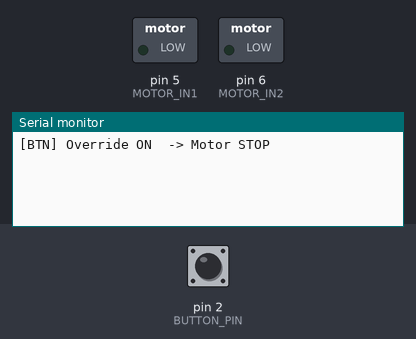
The program below on a simulated Arduino Uno, built with avr-gcc and run on an emulated ATmega328P. Shown: switched loads named in the program (green lamp = pin HIGH), the last lines printed to the serial monitor. The test bench sets the inputs (shaded band); at power-on: pin 2 (BUTTON_PIN) HIGH.

Above: at 0.8 s.
0.9 s: pin 2 (BUTTON_PIN) pulled LOW for 0.15 s
At 1.0 s:
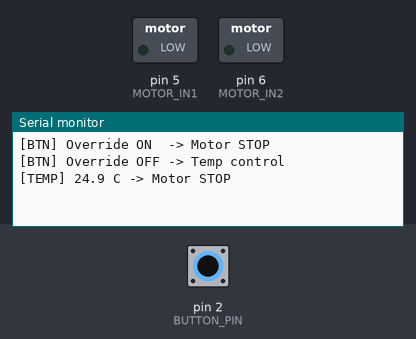
At 2.6 s:
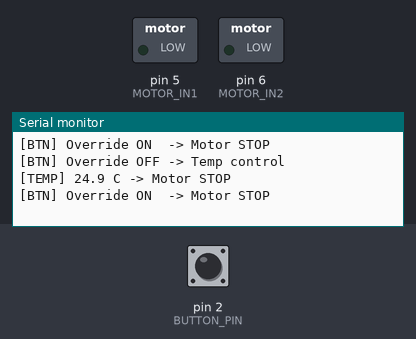

Measured:
- after the input at 0.9 s, the serial monitor: prints a new line at once (image 1)

The program:

main.cpp
```cpp
#include <Arduino.h>
#include <Arduino_FreeRTOS.h>
#include <queue.h>
#include <semphr.h>

// ── Pin definitions ──────────────────────────────────────────────────────────
#define LM35_PIN      A0
#define MOTOR_IN1     5
#define MOTOR_IN2     6
#define BUTTON_PIN    2

// ── Threshold ────────────────────────────────────────────────────────────────
#define TEMP_THRESHOLD 25.0f   // °C

// ── Motor states ─────────────────────────────────────────────────────────────
typedef enum { MOTOR_STOP = 0, MOTOR_FORWARD } MotorState;

// ── RTOS handles ─────────────────────────────────────────────────────────────
static QueueHandle_t    xMotorQueue;   // passes MotorState from tasks to motor task
static SemaphoreHandle_t xUartMutex;  // protects Serial output

// ── Helper: drive motor pins ─────────────────────────────────────────────────
static void driveMotor(MotorState state)
{
    if (state == MOTOR_FORWARD) {
        digitalWrite(MOTOR_IN1, HIGH);
        digitalWrite(MOTOR_IN2, LOW);
    } else {
        digitalWrite(MOTOR_IN1, LOW);
        digitalWrite(MOTOR_IN2, LOW);
    }
}

// ── Helper: thread-safe UART print ───────────────────────────────────────────
static void uartPrint(const char *msg)
{
    xSemaphoreTake(xUartMutex, portMAX_DELAY);
    Serial.print(msg);
    xSemaphoreGive(xUartMutex);
}

// ── Task 1: Button (HIGH priority) ───────────────────────────────────────────
// Button open  (HIGH) → override: force MOTOR_STOP
// Button closed (LOW) → release override: return control to temperature task
void vButtonTask(void *pvParameters)
{
    MotorState state;
    bool lastOverride = false;

    for (;;)
    {
        bool buttonOpen = (digitalRead(BUTTON_PIN) == HIGH); // pullup: open=HIGH

        if (buttonOpen && !lastOverride) {
            // Transition to override
            state = MOTOR_STOP;
            xQueueOverwrite(xMotorQueue, &state);   // overwrite any pending state
            uartPrint("[BTN] Override ON  -> Motor STOP\r\n");
            lastOverride = true;

        } else if (!buttonOpen && lastOverride) {
            // Transition back to temp control — temp task will write next state
            uartPrint("[BTN] Override OFF -> Temp control\r\n");
            lastOverride = false;
        }

        vTaskDelay(pdMS_TO_TICKS(50)); // 50 ms debounce / poll
    }
}

// ── Task 2: Temperature (LOW priority) ───────────────────────────────────────
// Reads LM35, decides motor state, sends to queue only when button is closed.
void vTempTask(void *pvParameters)
{
    char buf[64];
    MotorState state;

    for (;;)
    {
        // Only act when button is closed (not overriding)
        if (digitalRead(BUTTON_PIN) == LOW)
        {
            int   raw  = analogRead(LM35_PIN);
            float mV   = (raw / 1023.0f) * 5000.0f; // 5 V ref → mV
            float temp = mV / 10.0f;                 // LM35: 10 mV/°C

            state = (temp > TEMP_THRESHOLD) ? MOTOR_FORWARD : MOTOR_STOP;

            // Print temperature and intended state
            int tempInt  = (int)temp;
            int tempFrac = (int)((temp - tempInt) * 10);

            xSemaphoreTake(xUartMutex, portMAX_DELAY);
            snprintf(buf, sizeof(buf),
                    "[TEMP] %d.%d C -> Motor %s\r\n",
                    tempInt, tempFrac,
                    (state == MOTOR_FORWARD) ? "FORWARD" : "STOP");
            Serial.print(buf);
            xSemaphoreGive(xUartMutex);

            xQueueOverwrite(xMotorQueue, &state);
        }

        vTaskDelay(pdMS_TO_TICKS(500)); // sample every 500 ms
    }
}

// ── Task 3: Motor (LOW priority) ─────────────────────────────────────────────
// Waits for motor state on queue and drives the pins accordingly.
void vMotorTask(void *pvParameters)
{
    MotorState state;
    MotorState lastState = MOTOR_STOP;
    driveMotor(MOTOR_STOP);

    for (;;)
    {
        if (xQueueReceive(xMotorQueue, &state, portMAX_DELAY) == pdTRUE)
        {
            if (state != lastState) {
                driveMotor(state);
                uartPrint((state == MOTOR_FORWARD)
                          ? "[MOTOR] -> FORWARD\r\n"
                          : "[MOTOR] -> STOP\r\n");
                lastState = state;
            }
        }
    }
}

// ── setup ────────────────────────────────────────────────────────────────────
void setup()
{
    Serial.begin(9600);

    pinMode(MOTOR_IN1,  OUTPUT);
    pinMode(MOTOR_IN2,  OUTPUT);
    pinMode(BUTTON_PIN, INPUT_PULLUP);
    driveMotor(MOTOR_STOP);

    // Queue length = 1, overwrite semantics (xQueueOverwrite)
    xMotorQueue  = xQueueCreate(1, sizeof(MotorState));
    xUartMutex   = xSemaphoreCreateMutex();

    // Button task: higher priority (2) than temp/motor tasks (1)
    xTaskCreate(vButtonTask, "Button", 128, NULL, 2, NULL);
    xTaskCreate(vTempTask,   "Temp",   128, NULL, 1, NULL);
    xTaskCreate(vMotorTask,  "Motor",  128, NULL, 1, NULL);

    vTaskStartScheduler(); // never returns
}

void loop() { /* empty — FreeRTOS scheduler takes over */ }
```
